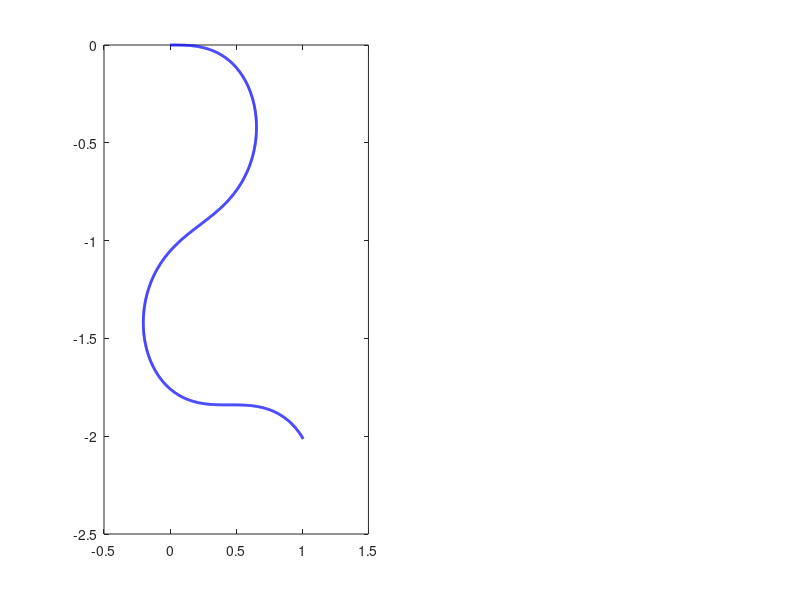

MATLAB code to generate this figure: (Note: this script raises an error after producing the figure.)
%% step2_robot_kinematics.m
% LEARNING OBJECTIVE: Understand how differential drive robots move

clc; clear; close all;

fprintf('═══════════════════════════════════════════════════════════\n');
fprintf('   STEP 2: DIFFERENTIAL DRIVE ROBOT KINEMATICS\n');
fprintf('═══════════════════════════════════════════════════════════\n\n');

%% Robot Parameters (Explain each to students)
robot.wheel_radius = 0.05;    % 5 cm wheels
robot.wheel_base = 0.3;       % 30 cm between wheels
robot.max_speed = 10;         % max wheel angular velocity (rad/s)

fprintf('Robot Parameters:\n');
fprintf('  Wheel Radius (r): %.2f m\n', robot.wheel_radius);
fprintf('  Wheel Base (L):   %.2f m\n', robot.wheel_base);
fprintf('  Max Wheel Speed:  %.1f rad/s\n\n', robot.max_speed);

%% Simulation Setup
dt = 0.01;          % Time step (10 ms)
t_final = 15;       % Simulation duration
t = 0:dt:t_final;   % Time vector
N = length(t);      % Number of time steps

% Initialize state: [x, y, theta]
state = zeros(N, 3);
state(1,:) = [0, 0, 0];  % Start at origin, facing +X

%% Define Motion Pattern
fprintf('Select motion pattern:\n');
fprintf('  1 - Straight Line\n');
fprintf('  2 - Circle (Left Turn)\n');
fprintf('  3 - Circle (Right Turn)\n');
fprintf('  4 - S-Curve\n');
fprintf('  5 - Square Path\n\n');

pattern = 4;  % Change this value (1-5)
fprintf('Using Pattern %d\n\n', pattern);

% Generate wheel velocities based on pattern
omega_L = zeros(N, 1);  % Left wheel angular velocity
omega_R = zeros(N, 1);  % Right wheel angular velocity

switch pattern
    case 1  % Straight line
        omega_L(:) = 5;
        omega_R(:) = 5;
        
    case 2  % Circle (left turn)
        omega_L(:) = 3;
        omega_R(:) = 6;
        
    case 3  % Circle (right turn)
        omega_L(:) = 6;
        omega_R(:) = 3;
        
    case 4  % S-Curve
        omega_L = 5 + 2*sin(0.5*t');
        omega_R = 5 - 2*sin(0.5*t');
        
    case 5  % Square (approximate)
        segment_time = t_final / 8;
        for i = 1:N
            segment = floor(t(i) / segment_time);
            if mod(segment, 2) == 0  % Straight
                omega_L(i) = 5;
                omega_R(i) = 5;
            else  % Turn
                omega_L(i) = -3;
                omega_R(i) = 3;
            end
        end
end

%% Main Simulation Loop
fprintf('Running simulation...\n');

velocity_log = zeros(N, 2);  % [v, omega] log

for k = 1:N-1
    % Current state
    x = state(k, 1);
    y = state(k, 2);
    theta = state(k, 3);
    
    % ═══════════════════════════════════════════════════════════
    % KINEMATIC EQUATIONS (Core learning content)
    % ═══════════════════════════════════════════════════════════
    
    % Convert wheel angular velocities to linear velocities
    v_L = robot.wheel_radius * omega_L(k);  % Left wheel linear velocity
    v_R = robot.wheel_radius * omega_R(k);  % Right wheel linear velocity
    
    % Robot velocities (at center point)
    v = (v_R + v_L) / 2;                    % Linear velocity
    omega = (v_R - v_L) / robot.wheel_base; % Angular velocity
    
    velocity_log(k,:) = [v, omega];
    
    % State derivatives (how position changes)
    x_dot = v * cos(theta);
    y_dot = v * sin(theta);
    theta_dot = omega;
    
    % Euler integration (update state)
    state(k+1, 1) = x + x_dot * dt;
    state(k+1, 2) = y + y_dot * dt;
    state(k+1, 3) = theta + theta_dot * dt;
end

fprintf('Simulation complete!\n\n');

%% Visualization
figure('Name', 'Step 2: Robot Kinematics', 'Position', [100 100 1200 500]);

% Plot 1: Trajectory
subplot(1, 2, 1);
plot(state(:,1), state(:,2), 'b-', 'LineWidth', 2);
hold on;

% Draw robot at intervals
draw_interval = floor(N/15);
for k = 1:draw_interval:N
    drawRobot(state(k,1), state(k,2), state(k,3), robot.wheel_base/2, [0.2 0.6 1]);
end

% Mark start and end
plot(state(1,1), state(1,2), 'go', 'MarkerSize', 15, 'MarkerFaceColor', 'g');
plot(state(end,1), state(end,2), 'rs', 'MarkerSize', 15, 'MarkerFaceColor', 'r');

xlabel('X Position (m)', 'FontSize', 12);
ylabel('Y Position (m)', 'FontSize', 12);
title('Robot Trajectory', 'FontSize', 14);
axis equal; grid on;
legend('Path', 'Robot Pose', 'Start', 'End', 'Location', 'best');

% Plot 2: Velocities over time
subplot(1, 2, 2);
yyaxis left
plot(t, velocity_log(:,1), 'b-', 'LineWidth', 1.5);
ylabel('Linear Velocity v (m/s)', 'FontSize', 12);
ylim([min(velocity_log(:,1))-0.1, max(velocity_log(:,1))+0.1]);

yyaxis right
plot(t, velocity_log(:,2), 'r-', 'LineWidth', 1.5);
ylabel('Angular Velocity ω (rad/s)', 'FontSize', 12);

xlabel('Time (s)', 'FontSize', 12);
title('Velocity Commands', 'FontSize', 14);
grid on;
legend('Linear v', 'Angular ω', 'Location', 'best');

sgtitle('STEP 2: Differential Drive Kinematics', 'FontSize', 16, 'FontWeight', 'bold');

%% Display Key Equations
fprintf('═══════════════════════════════════════════════════════════\n');
fprintf('KEY EQUATIONS:\n');
fprintf('═══════════════════════════════════════════════════════════\n');
fprintf('  v = r(ωR + ωL)/2      Linear velocity\n');
fprintf('  ω = r(ωR - ωL)/L      Angular velocity\n');
fprintf('  ẋ = v·cos(θ)         X velocity\n');
fprintf('  ẏ = v·sin(θ)         Y velocity\n');
fprintf('  θ̇ = ω                Heading rate\n');
fprintf('═══════════════════════════════════════════════════════════\n');

%% Helper Function
function drawRobot(x, y, theta, size, color)
    % Draw triangle representing robot
    angles = theta + [0, 2.5, -2.5];
    px = x + size * cos(angles);
    py = y + size * sin(angles);
    fill(px, py, color, 'FaceAlpha', 0.7, 'EdgeColor', 'k');
end
